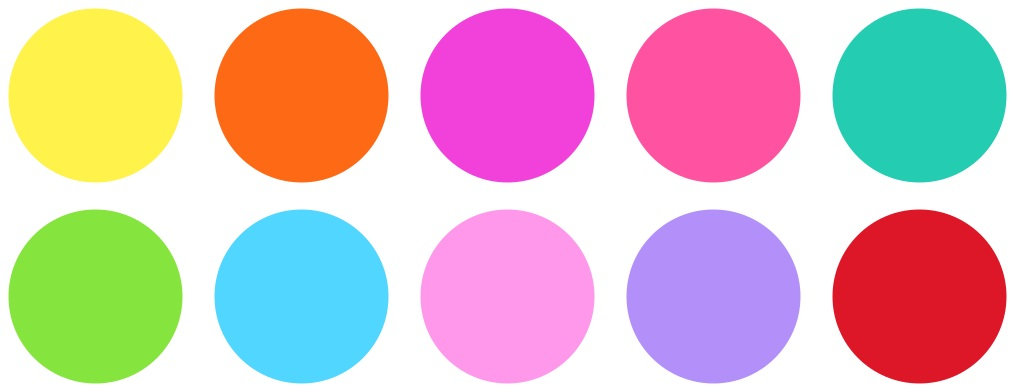
%> input picture circles.jpg, 1015 x 392 px
$ octave Question_2.m   (GNU Octave 9; MATLAB toolbox functions it lacks are replaced by stand-ins)
%> lines starting %> are read from the running program, lines starting %| are printed output that depends on the picture; in (x1, y1, x2, y2) boxes, pixels count from 0 and x2, y2 are one past the last pixel; in counts of white or black regions, pixels touching at a corner belong together; the program's own positions count from 1
%MUHAMMAD HAIDER IJAZ(2022-AG-7999)_BSSE_SecA

% Read the image
img = imread('circles.jpg');
%> img is the input picture: size 392x1015x3 uint8; mean R, G, B 216.5, 189.6, 191.6

% Resize (optional)
img = imresize(img, [400, NaN]);
%> img: size 400x1036x3 uint8

% Convert to HSV
hsv_img = rgb2hsv(img);
%> hsv_img: size 400x1036x3 double; mean H, S, V 0.408, 0.418, 0.968

% Extract the saturation channel
sat_channel = hsv_img(:,:,2);
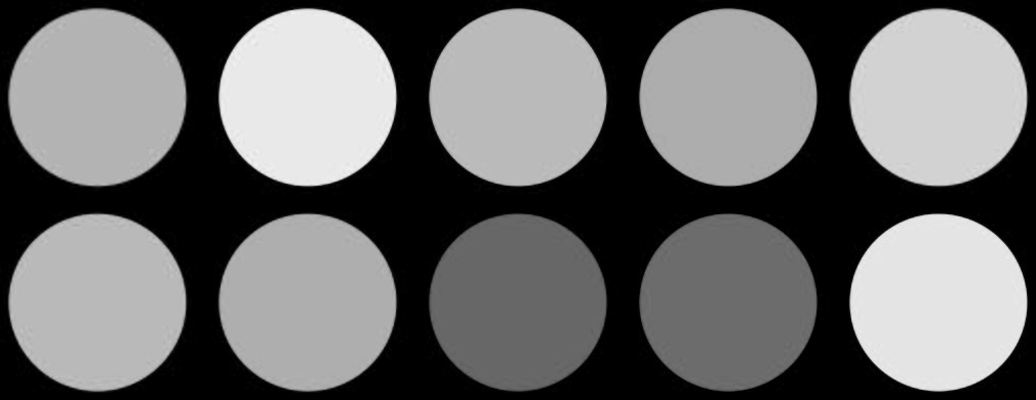
%> sat_channel: size 400x1036 double; min 0, max 0.961, mean 0.418

% Apply median filter to reduce noise
sat_channel = medfilt2(sat_channel, [3 3]);

% Binarize based on saturation
bw = imbinarize(sat_channel);
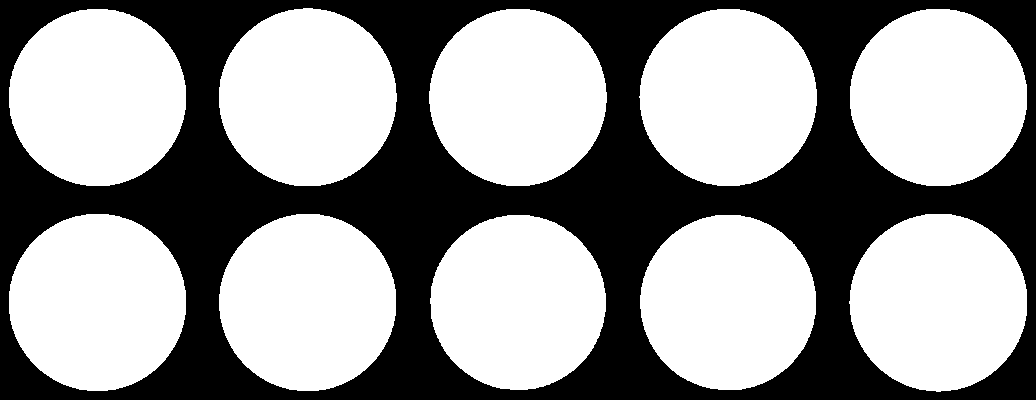
%> bw: size 400x1036 logical; 59.5% white; 1 black region, box (x1, y1, x2, y2) and area: (0, 0, 1036, 400) 167800

% Remove small noise
bw = bwareaopen(bw, 100);

% Label connected components
[labeledImage, numCircles] = bwlabel(bw);
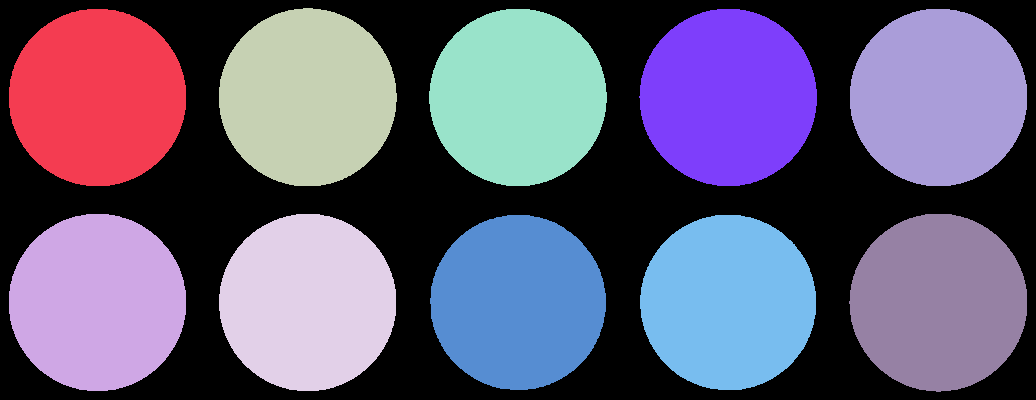
%> labeledImage: size 400x1036 double; 11 distinct labels, from 0 to 10; one colour per label, 0 black
%> numCircles = 10

% Display labeled image
imshow(label2rgb(labeledImage, 'jet', 'k'));
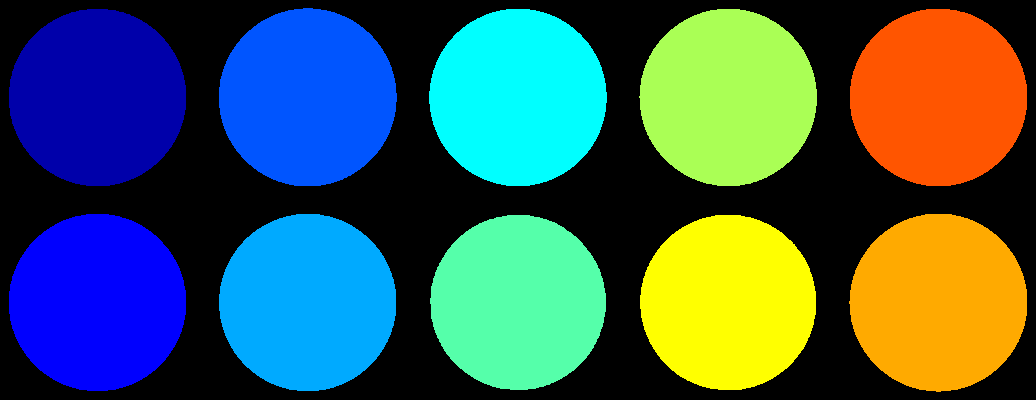
%> displayed picture: size 400x1036x3, on the screen's scale of 0 to 255; mean R, G, B 60.6, 90.8, 86.1
title(['Total Circles Detected: ', num2str(numCircles)]);
disp(['Total number of circles in the image: ', num2str(numCircles)]);
%| Total number of circles in the image: 10
